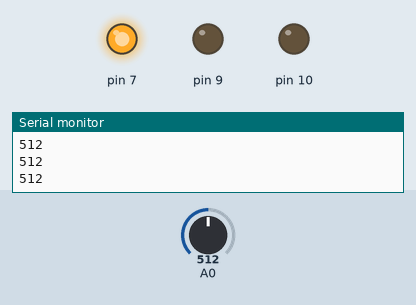
This sketch was run on a simulated Arduino Uno, built with avr-gcc and run on an emulated ATmega328P. On the bench: output pins drawn as LEDs (lit = HIGH), the last lines printed to the serial monitor. The test bench sets the inputs (shaded band); at power-on: A0 = 512.

Above: at 1.2 s.
1.3 s: A0 set to 418
2.8 s: A0 set to 382
At 3.9 s:
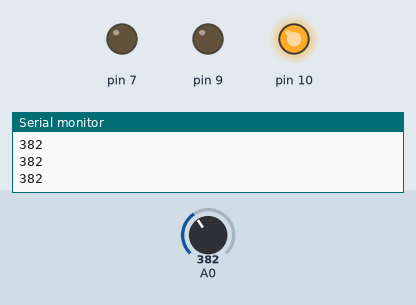
4.3 s: A0 set to 710
At 5.0 s:
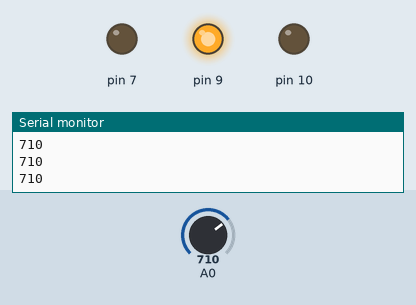
5.8 s: A0 set to 687
At 6.2 s:
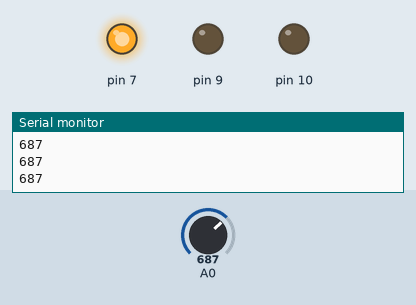
7.3 s: A0 set to 716
At 8.5 s:
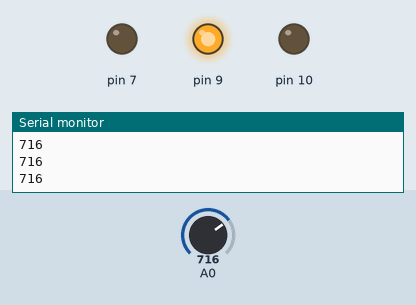
Timing chart, 0 to 9.8 s (numbered marks = the images above; inputs shaded):
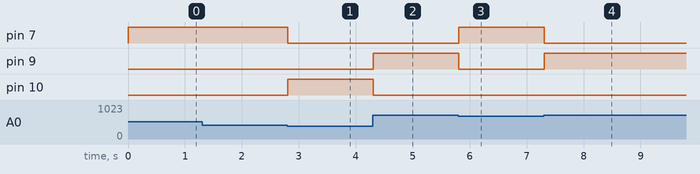

The sketch:

tva_lysdioder.ino
```cpp
int sensor;
void setup() {
  // put your setup code here, to run once:
  pinMode(7,OUTPUT);
  pinMode(10,OUTPUT);
  pinMode(9,OUTPUT);
  pinMode(A0,INPUT);
  Serial.begin(9600);
}


void loop() {
  // put your main code here, to run repeatedly:
sensor = analogRead(A0);
Serial.println(sensor);
/*
digitalWrite(10, HIGH);
digitalWrite(9, HIGH);
digitalWrite(7, HIGH);
*/

if (sensor > 700)
{
  digitalWrite(9, HIGH);
  digitalWrite(10, LOW);
  digitalWrite(7, LOW);
}
else if (sensor > 400)
{
  digitalWrite(7, HIGH);
  digitalWrite(10, LOW);
  digitalWrite(9, LOW);
}
else
{
  digitalWrite(10, HIGH);
  digitalWrite(7, LOW);
  digitalWrite(9, LOW);
}

}
```

Measured:
- the behaviour switches between 401 and 400 on A0 (found by bisection; images 0 and 1)
- the behaviour switches between 701 and 700 on A0 (found by bisection; images 2 and 3)
- after the input at 2.8 s, pin 7: HIGH → LOW at once; pin 10: LOW → HIGH at once
- after the input at 4.3 s, pin 9: LOW → HIGH at once; pin 10: HIGH → LOW at once
- after the input at 5.8 s, pin 7: LOW → HIGH at once; pin 9: HIGH → LOW at once
- after the input at 7.3 s, pin 7: HIGH → LOW at once; pin 9: LOW → HIGH at once
